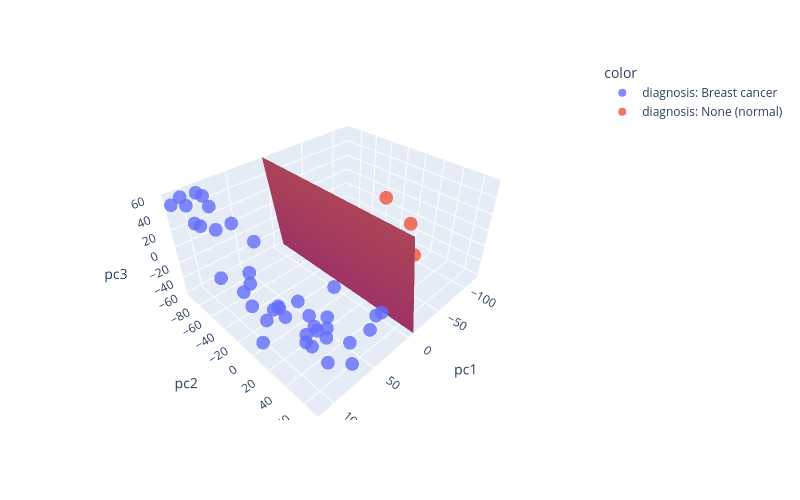

The notebook cell this image was saved under:
### Code cell
import plotly.graph_objects as go 

surface_trace = go.Surface(x = x_points, y = y_points, z = z_points, showscale = False)

figure.add_trace(surface_trace)

figure.update_layout(scene=dict(
    zaxis=dict(range=[x_test[:, 2].min(), x_test[:, 2].max()]),
    xaxis = dict(range = [x_test[:, 0].min(), x_test[:, 0].max()]), 
    yaxis = dict(range = [x_test[:, 1].min(), x_test[:, 1].max()]), 
    aspectmode = 'manual',
    aspectratio = dict(x =1.2, y=1, z = 0.6),
))

figure.show() 
# figure.write_image("./output_plots/hyperplane-plot.png")
